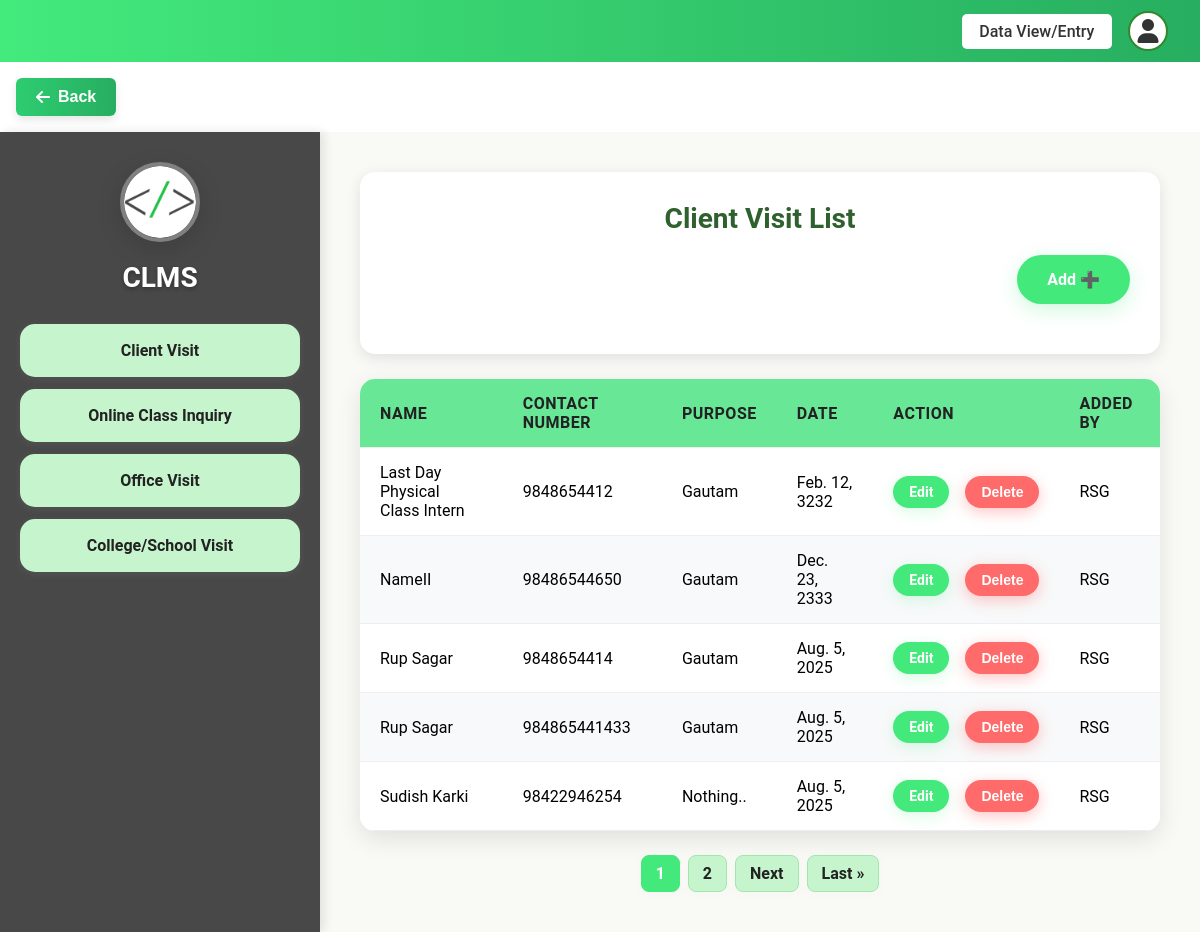
/add-dashboard/client-visit/list/ (signed in), run on an earlier commit of the app's database.
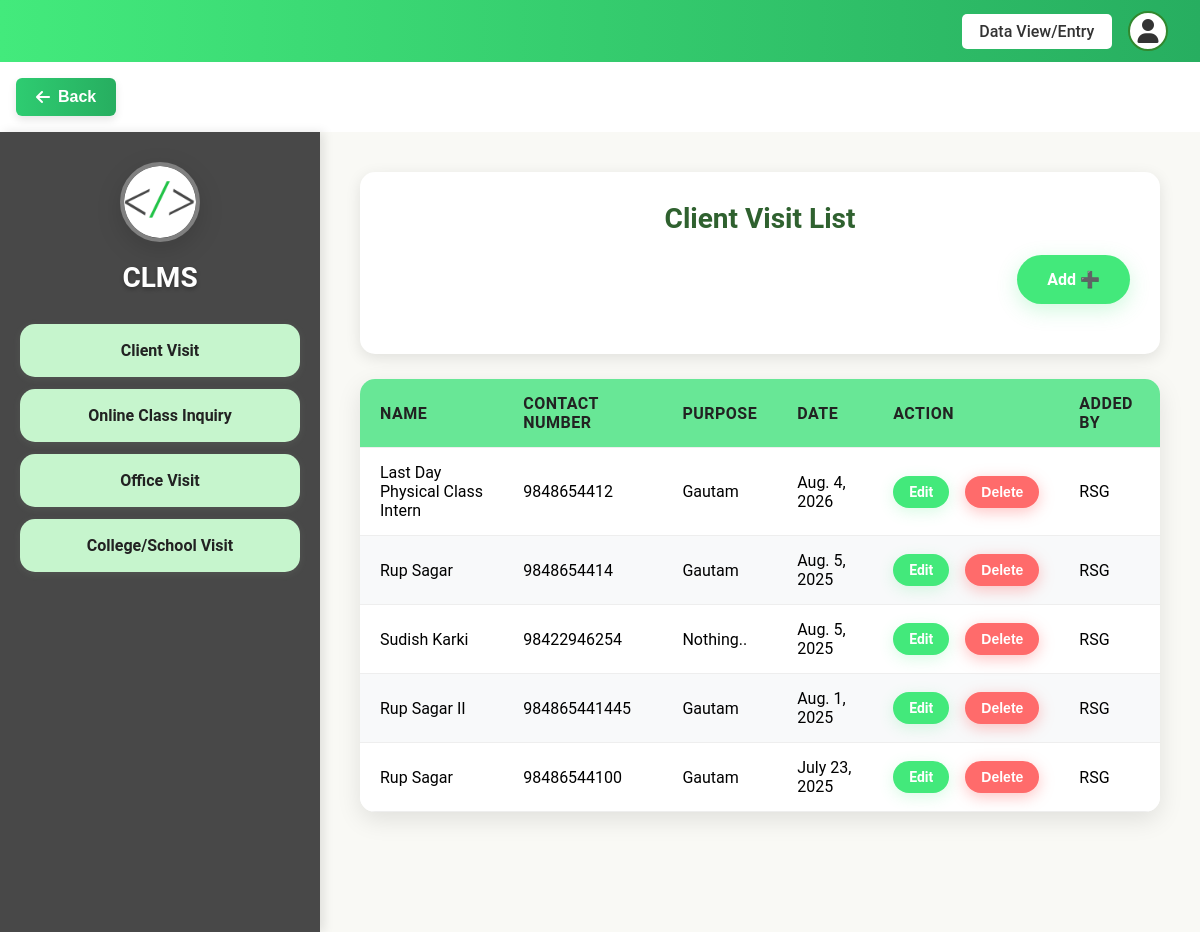
And on a later commit of the database.
### staff/models.py (models this page shows, shortened)
class ClientVisit(models.Model):
    user = models.ForeignKey(User, on_delete=models.CASCADE)
    contact_number = models.CharField(max_length=20)
    name = models.CharField(max_length=100)
    purpose = models.CharField(max_length=255)
    date = models.DateField()

### staff/views.py (the view)
# urls.py: path('client-visit/list/', views.client_visit_list, name='client_visit_list'),
@login_required
def client_visit_list(request):
    if request.user.is_superuser:
        client_visits = ClientVisit.objects.all().order_by('-date')
        staff_filter = request.GET.get('staff')
        if staff_filter and staff_filter != 'all':
            client_visits = client_visits.filter(user_id=staff_filter)
        start_date = request.GET.get('start_date')
        end_date = request.GET.get('end_date')
        if start_date:
            try:
                start_date = datetime.strptime(start_date, '%Y-%m-%d').date()
                client_visits = client_visits.filter(date__gte=start_date)
            except ValueError:
                pass
        if end_date:
            try:
                end_date = datetime.strptime(end_date, '%Y-%m-%d').date()
                client_visits = client_visits.filter(date__lte=end_date)
            except ValueError:
                pass
        staff_users = User.objects.filter(is_staff=True).order_by('username')
    else:
        client_visits = ClientVisit.objects.filter(user=request.user).order_by('-date')
        staff_users = None
    paginator = Paginator(client_visits, 5)  # Show 5 items per page
    page = request.GET.get('page')
    try:
        client_visits = paginator.page(page)
    except PageNotAnInteger:
        client_visits = paginator.page(1)
    except EmptyPage:
        client_visits = paginator.page(paginator.num_pages)
    return render(request, 'pages/staff/Client_Visit.html', {
        'client_visits': client_visits,
        'staff_users': staff_users,
        'current_filters': {
            'staff': request.GET.get('staff', ''),
            'start_date': request.GET.get('start_date', ''),
            'end_date': request.GET.get('end_date', ''),
        }
    })

### templates/pages/staff/Client_Visit.html (shortened to what this page needs)
{% load static %}
<!DOCTYPE html>
<html lang="en">
<head>
  <link rel="stylesheet" href="{% static 'css/Visit.css' %}">
  <link rel="stylesheet" href="{% static 'css/dltvisit.css' %}">
</head>
<body>
{% include "layouts/header.html" %}
<div class="container">
  <div class="sidebar">
      <div class="logo">
        <a href="{% url 'add_dashboard' %}">
         <img src="{% static 'assets/favicon.png' %}" alt="Logo">
        </a>
      </div>
      <h2>CLMS</h2>
      <ul>
        <li><a href="{% url 'client_visit_list' %}">Client Visit</a></li>
        <li><a href="{% url 'online_class_list' %}">Online Class Inquiry</a></li>
        <li><a href="{% url 'office_visit_list' %}">Office Visit</a></li>
        <li><a href="{% url 'college_visit_list' %}">College/School Visit</a></li>
      </ul>
    </div>
    <div class="main-content">
      <div class="header">
        <h2>Client Visit List</h2>
        <div class="header-controls">
          <a href="{% url 'add_dashboard' %}" class="add-btn">Add ➕</a>
        </div>
      </div>
      <table>
        <thead>
          <tr>
            <th>Name</th>
            <th>Contact Number</th>
            <th>Purpose</th>
            <th>Date</th>
            <th>Action</th>
            <th>Added By</th>
          </tr>
        </thead>
        <tbody>
          {% for visit in client_visits %}
          <tr class="{% cycle 'white-row' 'green-row' %}">
            <td>{{ visit.name }}</td>
            <td>{{ visit.contact_number }}</td>
            <td>{{ visit.purpose }}</td>
            <td>{{ visit.date }}</td>
            <td>
              <div class="action-buttons">
                <a href="{% url 'edit_client' visit.id %}" class="edit-btn">Edit</a>
                <button class="delete-btn" onclick="showClientVisitDeleteConfirmation('{{ visit.id }}', '{{ visit.name }}')">Delete</button>
              </div>
            </td>
            <td>{{ visit.user.username }}</td>
          </tr>
          {% empty %}
          <tr>
            <td colspan="6">No client visits available.</td>
          </tr>
          {% endfor %}
        </tbody>
      </table>
      {% if client_visits.has_other_pages %}
      <div class="pagination">
        {% for num in client_visits.paginator.page_range %}
          {% if client_visits.number == num %}
            <span class="current">{{ num }}</span>
          {% elif num > client_visits.number|add:'-3' and num < client_visits.number|add:'3' %}
            <a href="?page={{ num }}">{{ num }}</a>
          {% endif %}
        {% endfor %}
        {% if client_visits.has_next %}
          <a href="?page={{ client_visits.next_page_number }}">Next</a>
          <a href="?page={{ client_visits.paginator.num_pages }}">Last &raquo;</a>
        {% endif %}
      </div>
      {% endif %}
    </div>
  </div>
</body>
</html>

What changed in the data, as far as the page shows it:
removed ClientVisit: name "NameII", contact_number "98486544650", purpose "Gautam", date "Dec. 23, 2333", user.username "RSG"
removed ClientVisit: name "Rup Sagar", contact_number "984865441433", purpose "Gautam", date "Aug. 5, 2025", user.username "RSG"
changed ClientVisit "Last Day Physical Class Intern": date "Feb. 12, 3232" → "Aug. 4, 2026"
now on this page (row unchanged): ClientVisit: name "Rup Sagar II", contact_number "984865441445", purpose "Gautam", date "Aug. 1, 2025", user.username "RSG"
now on this page (row unchanged): ClientVisit: name "Rup Sagar", contact_number "98486544100", purpose "Gautam", date "July 23, 2025", user.username "RSG"
Also different on the page:
list line gone: "1"
list line gone: "2"
text no longer shown: "Next Last »"
